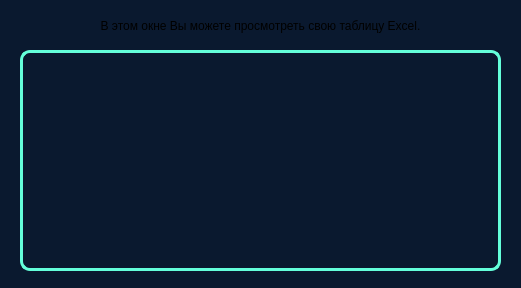
<?xml version="1.0" encoding="UTF-8"?>
<ui version="4.0">
 <class>Dialog</class>
 <widget class="QDialog" name="Dialog">
  <property name="geometry">
   <rect>
    <x>0</x>
    <y>0</y>
    <width>521</width>
    <height>288</height>
   </rect>
  </property>
  <property name="acceptDrops">
   <bool>false</bool>
  </property>
  <property name="windowTitle">
   <string>Таблица Excel</string>
  </property>
  <property name="styleSheet">
   <string notr="true">background-color: #0a192f</string>
  </property>
  <widget class="QTableWidget" name="tableWidget">
   <property name="geometry">
    <rect>
     <x>20</x>
     <y>50</y>
     <width>481</width>
     <height>221</height>
    </rect>
   </property>
   <property name="styleSheet">
    <string notr="true">QTableWidget {
	border: 3px solid #64ffda;;
	background-color: transparent;
	border-radius: 10px;
	padding: 10px 10px;
}</string>
   </property>
  </widget>
  <widget class="QLabel" name="label">
   <property name="geometry">
    <rect>
     <x>20</x>
     <y>10</y>
     <width>481</width>
     <height>31</height>
    </rect>
   </property>
   <property name="font">
    <font>
     <pointsize>9</pointsize>
    </font>
   </property>
   <property name="text">
    <string>В этом окне Вы можете просмотреть свою таблицу Excel.</string>
   </property>
   <property name="scaledContents">
    <bool>false</bool>
   </property>
   <property name="alignment">
    <set>Qt::AlignmentFlag::AlignCenter</set>
   </property>
   <property name="wordWrap">
    <bool>true</bool>
   </property>
  </widget>
 </widget>
 <resources/>
 <connections/>
</ui>
